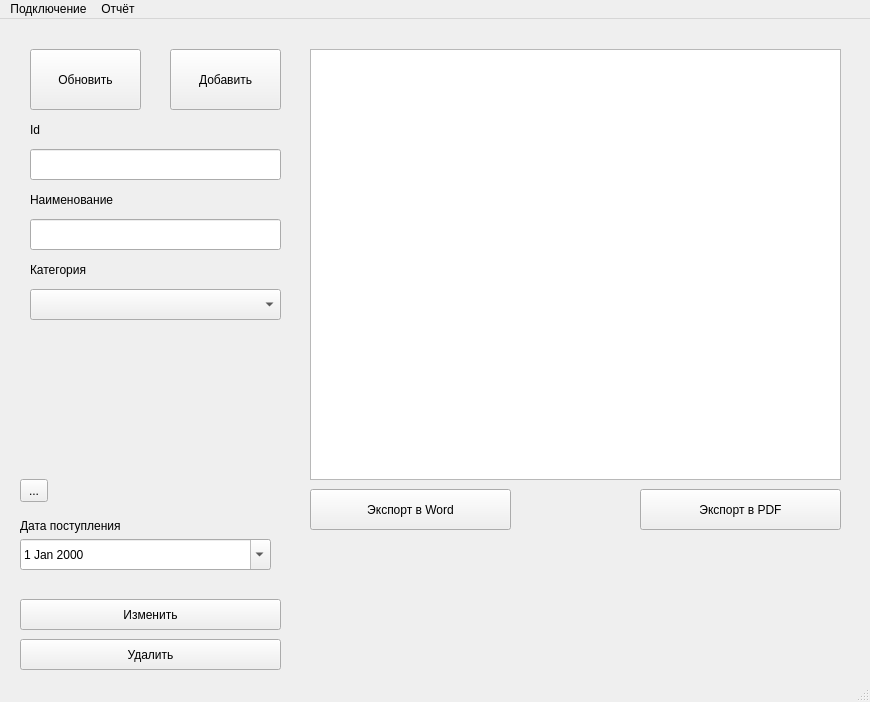
<?xml version="1.0" encoding="UTF-8"?>
<ui version="4.0">
 <class>MainWindow</class>
 <widget class="QMainWindow" name="MainWindow">
  <property name="geometry">
   <rect>
    <x>0</x>
    <y>0</y>
    <width>870</width>
    <height>702</height>
   </rect>
  </property>
  <property name="windowTitle">
   <string>MainWindow</string>
  </property>
  <widget class="QWidget" name="centralwidget">
   <widget class="QPushButton" name="pushButton">
    <property name="geometry">
     <rect>
      <x>30</x>
      <y>30</y>
      <width>111</width>
      <height>61</height>
     </rect>
    </property>
    <property name="text">
     <string>Обновить</string>
    </property>
    <attribute name="buttonGroup">
     <string notr="true">buttonGroup</string>
    </attribute>
   </widget>
   <widget class="QTableView" name="tableView">
    <property name="geometry">
     <rect>
      <x>310</x>
      <y>30</y>
      <width>531</width>
      <height>431</height>
     </rect>
    </property>
    <property name="contextMenuPolicy">
     <enum>Qt::CustomContextMenu</enum>
    </property>
    <property name="selectionBehavior">
     <enum>QAbstractItemView::SelectRows</enum>
    </property>
   </widget>
   <widget class="QPushButton" name="pushButton_2">
    <property name="geometry">
     <rect>
      <x>170</x>
      <y>30</y>
      <width>111</width>
      <height>61</height>
     </rect>
    </property>
    <property name="text">
     <string>Добавить</string>
    </property>
    <attribute name="buttonGroup">
     <string notr="true">buttonGroup</string>
    </attribute>
   </widget>
   <widget class="QLabel" name="label">
    <property name="geometry">
     <rect>
      <x>30</x>
      <y>100</y>
      <width>91</width>
      <height>21</height>
     </rect>
    </property>
    <property name="text">
     <string>Id</string>
    </property>
   </widget>
   <widget class="QLineEdit" name="lineEdit">
    <property name="geometry">
     <rect>
      <x>30</x>
      <y>130</y>
      <width>251</width>
      <height>31</height>
     </rect>
    </property>
    <property name="readOnly">
     <bool>true</bool>
    </property>
   </widget>
   <widget class="QLineEdit" name="lineEdit_2">
    <property name="geometry">
     <rect>
      <x>30</x>
      <y>200</y>
      <width>251</width>
      <height>31</height>
     </rect>
    </property>
   </widget>
   <widget class="QLabel" name="label_2">
    <property name="geometry">
     <rect>
      <x>30</x>
      <y>170</y>
      <width>91</width>
      <height>21</height>
     </rect>
    </property>
    <property name="text">
     <string>Наименование</string>
    </property>
   </widget>
   <widget class="QLabel" name="label_3">
    <property name="geometry">
     <rect>
      <x>30</x>
      <y>240</y>
      <width>91</width>
      <height>21</height>
     </rect>
    </property>
    <property name="text">
     <string>Категория</string>
    </property>
   </widget>
   <widget class="QPushButton" name="pushButton_3">
    <property name="geometry">
     <rect>
      <x>20</x>
      <y>580</y>
      <width>261</width>
      <height>31</height>
     </rect>
    </property>
    <property name="text">
     <string>Изменить</string>
    </property>
   </widget>
   <widget class="QPushButton" name="pushButton_4">
    <property name="geometry">
     <rect>
      <x>20</x>
      <y>620</y>
      <width>261</width>
      <height>31</height>
     </rect>
    </property>
    <property name="text">
     <string>Удалить</string>
    </property>
   </widget>
   <widget class="QPushButton" name="pushButton_5">
    <property name="geometry">
     <rect>
      <x>310</x>
      <y>470</y>
      <width>201</width>
      <height>41</height>
     </rect>
    </property>
    <property name="text">
     <string>Экспорт в Word</string>
    </property>
   </widget>
   <widget class="QPushButton" name="pushButton_6">
    <property name="geometry">
     <rect>
      <x>640</x>
      <y>470</y>
      <width>201</width>
      <height>41</height>
     </rect>
    </property>
    <property name="text">
     <string>Экспорт в PDF</string>
    </property>
   </widget>
   <widget class="QLabel" name="label_4">
    <property name="geometry">
     <rect>
      <x>30</x>
      <y>310</y>
      <width>251</width>
      <height>131</height>
     </rect>
    </property>
    <property name="text">
     <string/>
    </property>
   </widget>
   <widget class="QToolButton" name="toolButton">
    <property name="geometry">
     <rect>
      <x>20</x>
      <y>460</y>
      <width>28</width>
      <height>23</height>
     </rect>
    </property>
    <property name="text">
     <string>...</string>
    </property>
   </widget>
   <widget class="QComboBox" name="comboBox">
    <property name="geometry">
     <rect>
      <x>30</x>
      <y>270</y>
      <width>251</width>
      <height>31</height>
     </rect>
    </property>
   </widget>
   <widget class="QLabel" name="label_5">
    <property name="geometry">
     <rect>
      <x>20</x>
      <y>499</y>
      <width>141</width>
      <height>16</height>
     </rect>
    </property>
    <property name="text">
     <string>Дата поступления</string>
    </property>
   </widget>
   <widget class="QDateEdit" name="dateEdit">
    <property name="geometry">
     <rect>
      <x>20</x>
      <y>520</y>
      <width>251</width>
      <height>31</height>
     </rect>
    </property>
    <property name="calendarPopup">
     <bool>true</bool>
    </property>
   </widget>
  </widget>
  <widget class="QMenuBar" name="menubar">
   <property name="geometry">
    <rect>
     <x>0</x>
     <y>0</y>
     <width>870</width>
     <height>20</height>
    </rect>
   </property>
   <widget class="QMenu" name="menu">
    <property name="title">
     <string>Подключение</string>
    </property>
    <addaction name="action"/>
   </widget>
   <widget class="QMenu" name="menu_2">
    <property name="title">
     <string>Отчёт</string>
    </property>
    <addaction name="action_2"/>
   </widget>
   <addaction name="menu"/>
   <addaction name="menu_2"/>
  </widget>
  <widget class="QStatusBar" name="statusbar"/>
  <action name="action">
   <property name="text">
    <string>Подключиться к БД</string>
   </property>
  </action>
  <action name="action_2">
   <property name="text">
    <string>Графический отчёт</string>
   </property>
  </action>
 </widget>
 <resources/>
 <connections/>
 <buttongroups>
  <buttongroup name="buttonGroup"/>
 </buttongroups>
</ui>
